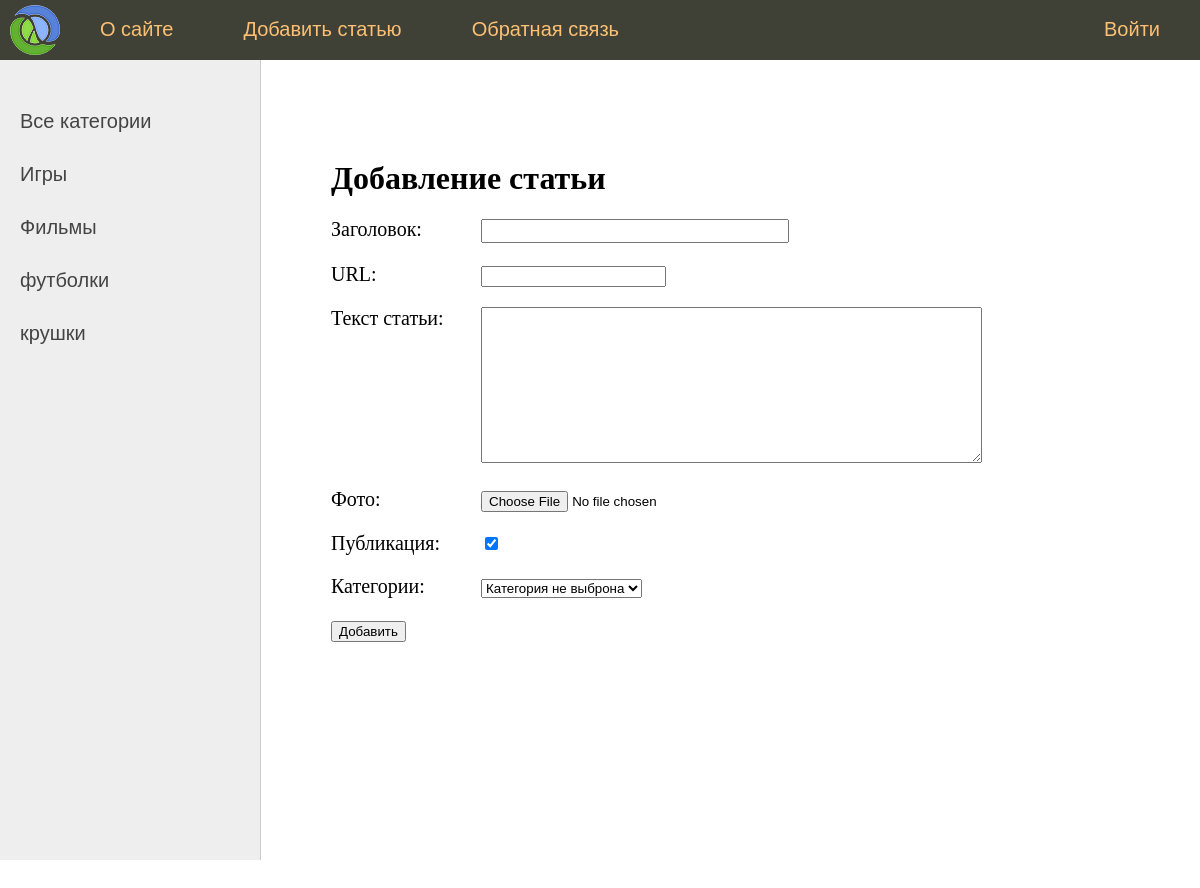
The page /addpage/ on the database its author committed.
### women/models.py (models this page shows)
class Category(models.Model):
    name = models.CharField(max_length=100, db_index=True, verbose_name="Категория")
    slug = models.SlugField(max_length=255, unique=True, db_index=True, verbose_name="URL")
    def __str__(self):
        return self.name
    def get_absolute_url(self):
        return reverse('category', kwargs={'cat_slug': self.slug})
    class Meta:
        verbose_name = 'Категория'
        verbose_name_plural = 'Категории'
        ordering = ['id']

### women/views.py (the view)
# urls.py: path('addpage/', AddPage.as_view(), name='add_page'),
class AddPage(CreateView):
    form_class = AddPostForm
    template_name = 'women/addpage.html'
    success_url = reverse_lazy('home')
    def get_context_data(self, *, object_list=None, **kwargs):
        context = super().get_context_data(**kwargs)
        context['title'] = 'Добавление статьи'
        context['menu'] = menu
        return context

### women/forms.py (shortened to what this page needs)
class AddPostForm(forms.ModelForm):
    def __init__(self, *args, **kwargs):
        super().__init__(*args, **kwargs)
        self.fields['cat'].empty_label = "Категория не выброна"
    class Meta:
        model = Women
        fields = ['title', 'slug', 'content', 'photo', 'is_published', 'cat']
        widgets = {
            'title': forms.TextInput(attrs={'class': 'form-input'}),
            'content': forms.Textarea(attrs={'cols': 60, 'rows': 10})
        }

### women/templatetags/women_tags.py (called while the page is built)
@register.inclusion_tag('women/list_categories.html')
def show_categories(sort=None, cat_selected=0):
    if not sort:
        cats = Category.objects.all()
    else:
        cats = Category.objects.order_by(sort)
    return {"cats": cats, "cat_selected": cat_selected}

### women/templates/women/addpage.html (shortened to what this page needs)
{% extends 'women/base.html' %}
{% block content %}
<h1>{{title}}</h1>
<form action="{% url 'add_page' %}" method="post" enctype="multipart/form-data">
    {% for f in form %}
    <p><label class="form-label" for="{{ f.id_for_label }}">{{f.label}}: </label>{{ f }}</p>
    {% endfor %}
    <button type="submit">Добавить</button>
</form>
{% endblock %}

### women/templates/women/list_categories.html
{% for c in cats %}
	{% if c.pk == cat_selected %}
		<li class="selected">{{c.name}}</li>
	{% else %}
		<li><a href="{{ c.get_absolute_url }}">{{c.name}}</a></li>
	{% endif %}
{% endfor %}

### women/static/women/css/styles.css (style rules this page uses)
html, body { font-family: 'Arial'; margin: 0; padding: 0; height: 100%; width: 100%; color: #444; }
a { color: #0059b2; text-decoration: none; }
.left-chapters ul li { margin: 30px 0 0 0; color: #999; }
.left-chapters ul li a { color: #444; text-decoration: none; }
.content-text h1 { font-size: 32px; }
.form-input { width: 300px; font-size: 16px; }
.form-label { display: inline-block; min-width: 150px; vertical-align: top; }

### rows shown on the page
Category: name "Игры"
Category: name "Фильмы"
Category: name "футболки"
Category: name "крушки"

### other values the page prints
{{ m.title }} "О сайте" "Добавить статью" "Обратная связь"
{{ m.title }} "Войти"
{{ title }} "Добавление статьи"
{{ f.label }} "Заголовок" "URL" "Текст статьи" "Фото" "Публикация" "Категории"
